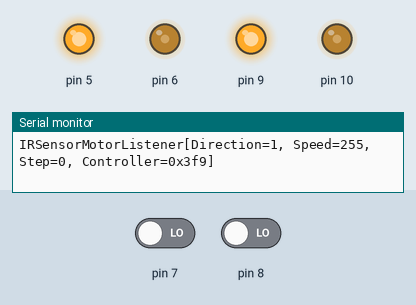
Bench run of a sketch on a simulated Arduino Uno, built with avr-gcc and run on an emulated ATmega328P. Shown: output pins drawn as LEDs (lit = HIGH), the last lines printed to the serial monitor. Inputs (shaded band) come from the test bench; at power-on: pin 8 LOW, pin 7 LOW.

Above: at 1.2 s.
1.3 s: pin 8 driven HIGH
At 1.9 s:
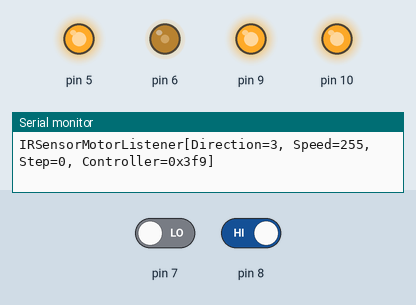
2.8 s: pin 7 driven HIGH
Timing chart, 0 to 5.8 s (numbered marks = the images above; inputs shaded):
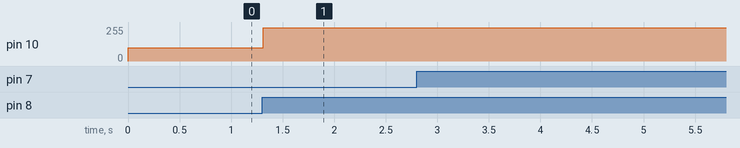

The sketch:

script.ino
```cpp
#include <MovementControl.h>
#include <IRSensorMotorListener.h>

const int rightMotorFwd = 6;
const int rightMotorBck = 5;
const int leftMotorFwd = 9;
const int leftMotorBck = 10;
const int leftSensor = 8;
const int rightSensor = 7;
MovementControl movementControl = MovementControl(6, 5, 10, 9);
IRSensorControl sensorControl = IRSensorControl(7, 8);
IRSensorMotorListener motorListener = IRSensorMotorListener(&movementControl);
char s[256];

void setup() {
  // put your setup code here, to run once:
  movementControl.setDirection(Direction::FORWARD);
  movementControl.setSpeed(6);
  sensorControl.addListener(&motorListener);
}

void loop() {
  // Print out the current stats on the motor
  // This takes up large amount of memory so remove when we are done
  Serial.begin(115200);
  //Serial.print(movementControl.toString(s, 256));
  memset(s, 0, sizeof(s));
  //Serial.println();
  Serial.print(motorListener.toString(s, 256));
  //memset(s, 0, sizeof(s));
  Serial.println();
  Serial.println();

  // put your main code here, to run repeatedly:
  sensorControl.readSensors();
  delay(10);
}
```

Measured:
- after the input at 1.3 s, pin 10: 100/255 → 250/255 at once
